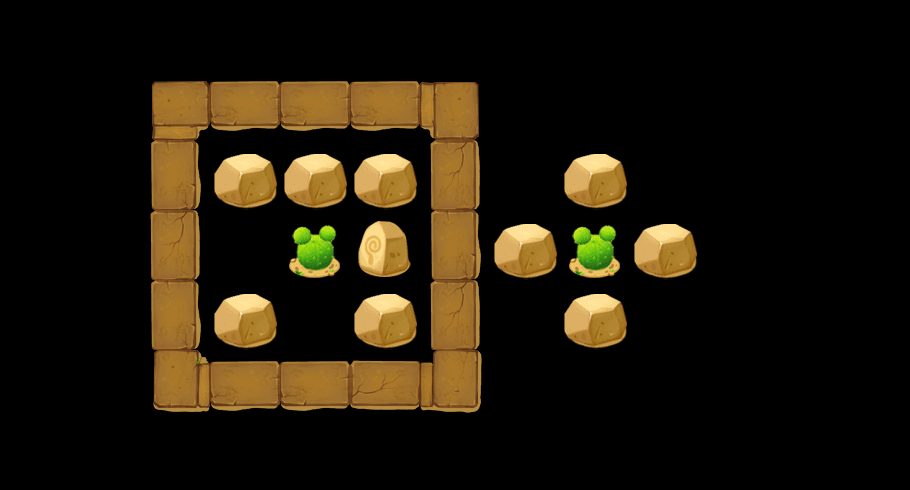

The image is a tile-based game level rendered from a .tmx file. Its description and source (layers, tilesets, objects; grid data summarised) follow:
An orthogonal 13x7 tile map with 70x70 px tiles, 2 tile layers (content, things) and 8 objects (way1_0, way1_1, way1_2, way1_3, way1_4, ...).

<map version="1.0" orientation="orthogonal" width="13" height="7" tilewidth="70" tileheight="70">
 <tileset firstgid="1" name="theme3Tiles" tilewidth="70" tileheight="70" spacing="2" margin="2">
  <image source="theme1Tiles.png" width="512" height="512" />
  <tile id="4">
   <properties>
    <property name="thingIdx" value="303" />
   </properties>
  </tile>
  <tile id="6">
   <properties>
    <property name="thingIdx" value="107" />
   </properties>
  </tile>
  <tile id="7">
   <properties>
    <property name="thingIdx" value="401" />
   </properties>
  </tile>
  <tile id="9">
   <properties>
    <property name="thingIdx" value="206" />
   </properties>
  </tile>
  <tile id="10">
   <properties>
    <property name="thingIdx" value="207" />
   </properties>
  </tile>
  <tile id="11">
   <properties>
    <property name="thingIdx" value="304" />
   </properties>
  </tile>
  <tile id="13">
   <properties>
    <property name="thingIdx" value="112" />
   </properties>
  </tile>
  <tile id="14">
   <properties>
    <property name="thingIdx" value="109" />
   </properties>
  </tile>
  <tile id="15">
   <properties>
    <property name="thingIdx" value="108" />
   </properties>
  </tile>
  <tile id="19">
   <properties>
    <property name="thingIdx" value="111" />
   </properties>
  </tile>
  <tile id="20">
   <properties>
    <property name="thingIdx" value="110" />
   </properties>
  </tile>
  <tile id="21">
   <properties>
    <property name="blank" value="1" />
   </properties>
  </tile>
  <tile id="22">
   <properties>
    <property name="way" value="1" />
   </properties>
  </tile>
  <tile id="23">
   <properties>
    <property name="way" value="1" />
   </properties>
  </tile>
  <tile id="24">
   <properties>
    <property name="way" value="1" />
   </properties>
  </tile>
  <tile id="25">
   <properties>
    <property name="way" value="1" />
   </properties>
  </tile>
  <tile id="26">
   <properties>
    <property name="way" value="1" />
   </properties>
  </tile>
  <tile id="27">
   <properties>
    <property name="way" value="1" />
   </properties>
  </tile>
  <tile id="28">
   <properties>
    <property name="way" value="1" />
   </properties>
  </tile>
  <tile id="29">
   <properties>
    <property name="way" value="1" />
   </properties>
  </tile>
  <tile id="30">
   <properties>
    <property name="way" value="1" />
   </properties>
  </tile>
  <tile id="31">
   <properties>
    <property name="way" value="1" />
   </properties>
  </tile>
  <tile id="32">
   <properties>
    <property name="way" value="1" />
   </properties>
  </tile>
  <tile id="33">
   <properties>
    <property name="way" value="1" />
   </properties>
  </tile>
  <tile id="34">
   <properties>
    <property name="way" value="1" />
   </properties>
  </tile>
  <tile id="35">
   <properties>
    <property name="way" value="1" />
   </properties>
  </tile>
  <tile id="36">
   <properties>
    <property name="way" value="1" />
   </properties>
  </tile>
  <tile id="37">
   <properties>
    <property name="way" value="1" />
   </properties>
  </tile>
 </tileset>
 <layer name="content" width="13" height="7" opacity="0.9">
  <data>[91 cells, 16 non-empty, 5 distinct tile ids]</data>
 </layer>
 <layer name="things" width="13" height="7">
  <data>[91 cells, 12 non-empty, 3 distinct tile ids]</data>
 </layer>
 <objectgroup name="objs" width="13" height="7">
  <object name="way1_0" x="314" y="86" width="23" height="29" />
  <object name="way1_1" x="168" y="97" width="20" height="17" />
  <object name="way1_2" x="174" y="383" />
  <object name="way1_3" x="457" y="384" />
  <object name="way1_4" x="458" y="106" />
  <object name="hero" x="389" y="379" />
  <object name="openTower" x="382" y="244">
   <properties>
    <property name="level" value="3" />
    <property name="towerIdx" value="1" />
   </properties>
  </object>
  <object name="way1_5" x="314" y="96" width="29" height="17" />
 </objectgroup>
</map>
